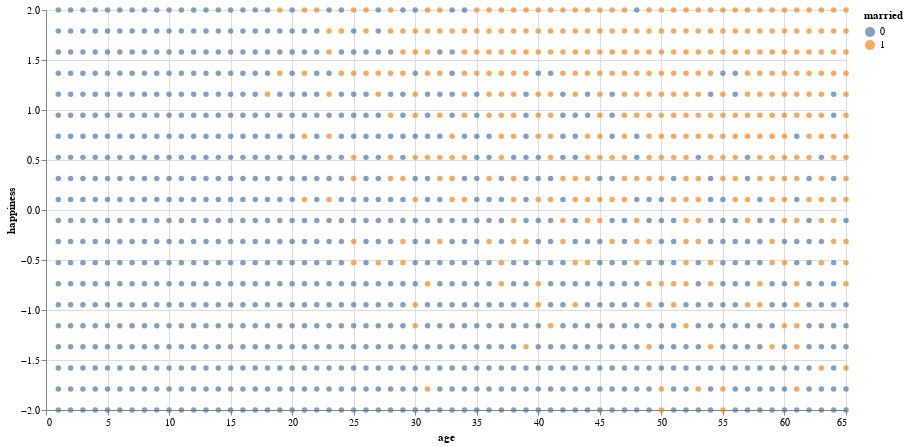

Notebook code cell kept with this figure:
### Code cell
happy_chart = (
    alt.Chart(happy_df)
    .mark_point(filled=True)
    .encode(x="age", y="happiness", color="married:N")
).properties(width=800, height=400)
happy_chart

### Figure 1 — Vega-Lite specification as saved in the notebook (floating-point values rounded to 4 significant figures; data arrays with more than 128 entries replaced by an {"elided": "..."} marker saying what was removed)
{"$schema": "https://vega.github.io/schema/vega-lite/v5.20.1.json", "config": {"view": {"continuousHeight": 300, "continuousWidth": 300}}, "data": {"name": "data-54ebbf8994ca3fbb0b993d2455dd9717"}, "datasets": {"data-54ebbf8994ca3fbb0b993d2455dd9717": {"elided": "1300 records"}}, "encoding": {"color": {"field": "married", "type": "nominal"}, "x": {"field": "age", "type": "quantitative"}, "y": {"field": "happiness", "type": "quantitative"}}, "height": 400, "mark": {"filled": true, "type": "point"}, "width": 800}
